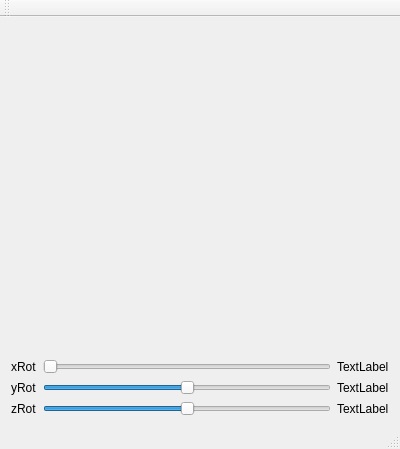
<?xml version="1.0" encoding="UTF-8"?>
<ui version="4.0">
 <class>MainWindow</class>
 <widget class="QMainWindow" name="MainWindow">
  <property name="geometry">
   <rect>
    <x>0</x>
    <y>0</y>
    <width>400</width>
    <height>449</height>
   </rect>
  </property>
  <property name="windowTitle">
   <string>MainWindow</string>
  </property>
  <widget class="QWidget" name="centralWidget">
   <layout class="QVBoxLayout" name="verticalLayout">
    <item>
     <widget class="myGLWidget" name="GLwidget" native="true">
      <property name="sizePolicy">
       <sizepolicy hsizetype="MinimumExpanding" vsizetype="MinimumExpanding">
        <horstretch>0</horstretch>
        <verstretch>0</verstretch>
       </sizepolicy>
      </property>
     </widget>
    </item>
    <item>
     <layout class="QHBoxLayout" name="horizontalLayout">
      <item>
       <widget class="QLabel" name="label">
        <property name="text">
         <string>xRot</string>
        </property>
       </widget>
      </item>
      <item>
       <widget class="QSlider" name="horizontalSlider">
        <property name="orientation">
         <enum>Qt::Horizontal</enum>
        </property>
       </widget>
      </item>
      <item>
       <widget class="QLabel" name="label_4">
        <property name="text">
         <string>TextLabel</string>
        </property>
       </widget>
      </item>
     </layout>
    </item>
    <item>
     <layout class="QHBoxLayout" name="horizontalLayout_2">
      <item>
       <widget class="QLabel" name="label_2">
        <property name="text">
         <string>yRot</string>
        </property>
       </widget>
      </item>
      <item>
       <widget class="QSlider" name="horizontalSlider_2">
        <property name="minimum">
         <number>-90</number>
        </property>
        <property name="maximum">
         <number>90</number>
        </property>
        <property name="tracking">
         <bool>true</bool>
        </property>
        <property name="orientation">
         <enum>Qt::Horizontal</enum>
        </property>
       </widget>
      </item>
      <item>
       <widget class="QLabel" name="label_5">
        <property name="text">
         <string>TextLabel</string>
        </property>
       </widget>
      </item>
     </layout>
    </item>
    <item>
     <layout class="QHBoxLayout" name="horizontalLayout_3">
      <item>
       <widget class="QLabel" name="label_3">
        <property name="text">
         <string>zRot</string>
        </property>
       </widget>
      </item>
      <item>
       <widget class="QSlider" name="horizontalSlider_3">
        <property name="minimum">
         <number>-90</number>
        </property>
        <property name="maximum">
         <number>90</number>
        </property>
        <property name="orientation">
         <enum>Qt::Horizontal</enum>
        </property>
        <property name="invertedControls">
         <bool>false</bool>
        </property>
        <property name="tickPosition">
         <enum>QSlider::NoTicks</enum>
        </property>
        <property name="tickInterval">
         <number>0</number>
        </property>
       </widget>
      </item>
      <item>
       <widget class="QLabel" name="label_6">
        <property name="text">
         <string>TextLabel</string>
        </property>
       </widget>
      </item>
     </layout>
    </item>
   </layout>
   <zorder>GLwidget</zorder>
   <zorder>horizontalLayoutWidget</zorder>
   <zorder>horizontalLayoutWidget_2</zorder>
   <zorder>horizontalLayoutWidget_3</zorder>
   <zorder>label_2</zorder>
  </widget>
  <widget class="QMenuBar" name="menuBar">
   <property name="geometry">
    <rect>
     <x>0</x>
     <y>0</y>
     <width>400</width>
     <height>22</height>
    </rect>
   </property>
  </widget>
  <widget class="QToolBar" name="mainToolBar">
   <attribute name="toolBarArea">
    <enum>TopToolBarArea</enum>
   </attribute>
   <attribute name="toolBarBreak">
    <bool>false</bool>
   </attribute>
  </widget>
  <widget class="QStatusBar" name="statusBar"/>
 </widget>
 <layoutdefault spacing="6" margin="11"/>
 <customwidgets>
  <customwidget>
   <class>myGLWidget</class>
   <extends>QWidget</extends>
   <header>myglwidget.h</header>
   <container>1</container>
   <slots>
    <signal>xRotationChanged(int)</signal>
    <signal>yRotationChanged(int)</signal>
    <signal>zRotationChanged(int)</signal>
    <slot>setXRotation(int)</slot>
    <slot>setYRotation(int)</slot>
    <slot>setZRotation(int)</slot>
   </slots>
  </customwidget>
 </customwidgets>
 <resources/>
 <connections>
  <connection>
   <sender>horizontalSlider</sender>
   <signal>valueChanged(int)</signal>
   <receiver>GLwidget</receiver>
   <slot>setXRotation(int)</slot>
   <hints>
    <hint type="sourcelabel">
     <x>222</x>
     <y>284</y>
    </hint>
    <hint type="destinationlabel">
     <x>210</x>
     <y>140</y>
    </hint>
   </hints>
  </connection>
  <connection>
   <sender>horizontalSlider_3</sender>
   <signal>valueChanged(int)</signal>
   <receiver>GLwidget</receiver>
   <slot>setZRotation(int)</slot>
   <hints>
    <hint type="sourcelabel">
     <x>222</x>
     <y>384</y>
    </hint>
    <hint type="destinationlabel">
     <x>210</x>
     <y>140</y>
    </hint>
   </hints>
  </connection>
  <connection>
   <sender>horizontalSlider_2</sender>
   <signal>valueChanged(int)</signal>
   <receiver>GLwidget</receiver>
   <slot>setYRotation(int)</slot>
   <hints>
    <hint type="sourcelabel">
     <x>222</x>
     <y>334</y>
    </hint>
    <hint type="destinationlabel">
     <x>210</x>
     <y>140</y>
    </hint>
   </hints>
  </connection>
  <connection>
   <sender>horizontalSlider</sender>
   <signal>valueChanged(int)</signal>
   <receiver>label_4</receiver>
   <slot>setNum(int)</slot>
   <hints>
    <hint type="sourcelabel">
     <x>187</x>
     <y>284</y>
    </hint>
    <hint type="destinationlabel">
     <x>349</x>
     <y>285</y>
    </hint>
   </hints>
  </connection>
  <connection>
   <sender>horizontalSlider_2</sender>
   <signal>valueChanged(int)</signal>
   <receiver>label_5</receiver>
   <slot>setNum(int)</slot>
   <hints>
    <hint type="sourcelabel">
     <x>187</x>
     <y>334</y>
    </hint>
    <hint type="destinationlabel">
     <x>349</x>
     <y>335</y>
    </hint>
   </hints>
  </connection>
  <connection>
   <sender>horizontalSlider_3</sender>
   <signal>valueChanged(int)</signal>
   <receiver>label_6</receiver>
   <slot>setNum(int)</slot>
   <hints>
    <hint type="sourcelabel">
     <x>187</x>
     <y>384</y>
    </hint>
    <hint type="destinationlabel">
     <x>349</x>
     <y>385</y>
    </hint>
   </hints>
  </connection>
 </connections>
</ui>
